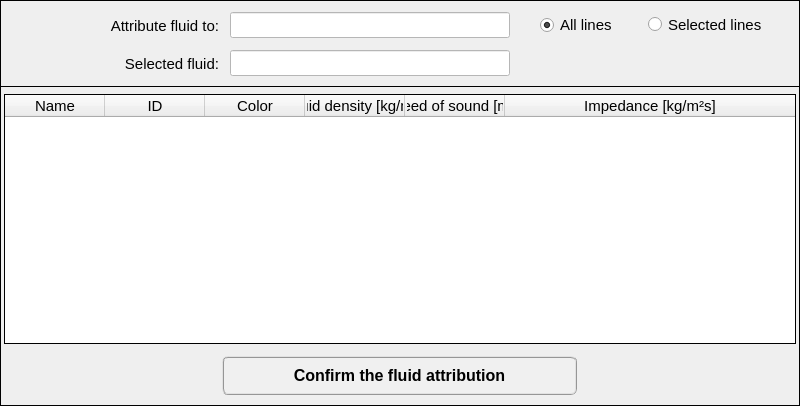
  <widget class="QFrame" name="frame_2">
   <property name="geometry">
    <rect>
     <x>0</x>
     <y>396</y>
     <width>800</width>
     <height>406</height>
    </rect>
   </property>
   <property name="minimumSize">
    <size>
     <width>800</width>
     <height>406</height>
    </size>
   </property>
   <property name="maximumSize">
    <size>
     <width>800</width>
     <height>406</height>
    </size>
   </property>
   <property name="frameShape">
    <enum>QFrame::Box</enum>
   </property>
   <property name="frameShadow">
    <enum>QFrame::Plain</enum>
   </property>
   <property name="lineWidth">
    <number>1</number>
   </property>
   <widget class="QTreeWidget" name="treeWidget_fluids">
    <property name="enabled">
     <bool>true</bool>
    </property>
    <property name="geometry">
     <rect>
      <x>4</x>
      <y>94</y>
      <width>792</width>
      <height>250</height>
     </rect>
    </property>
    <property name="minimumSize">
     <size>
      <width>792</width>
      <height>250</height>
     </size>
    </property>
    <property name="maximumSize">
     <size>
      <width>792</width>
      <height>250</height>
     </size>
    </property>
    <property name="font">
     <font>
      <family>MS Shell Dlg 2</family>
      <pointsize>10</pointsize>
      <weight>50</weight>
      <bold>false</bold>
     </font>
    </property>
    <property name="frameShape">
     <enum>QFrame::Panel</enum>
    </property>
    <property name="frameShadow">
     <enum>QFrame::Plain</enum>
    </property>
    <property name="lineWidth">
     <number>1</number>
    </property>
    <property name="midLineWidth">
     <number>0</number>
    </property>
    <property name="tabKeyNavigation">
     <bool>true</bool>
    </property>
    <property name="alternatingRowColors">
     <bool>true</bool>
    </property>
    <property name="indentation">
     <number>0</number>
    </property>
    <property name="itemsExpandable">
     <bool>true</bool>
    </property>
    <attribute name="headerVisible">
     <bool>true</bool>
    </attribute>
    <attribute name="headerCascadingSectionResizes">
     <bool>false</bool>
    </attribute>
    <attribute name="headerHighlightSections">
     <bool>false</bool>
    </attribute>
    <attribute name="headerShowSortIndicator" stdset="0">
     <bool>false</bool>
    </attribute>
    <column>
     <property name="text">
      <string>Name</string>
     </property>
     <property name="font">
      <font>
       <family>MS Shell Dlg 2</family>
       <pointsize>11</pointsize>
       <weight>50</weight>
       <bold>false</bold>
      </font>
     </property>
     <property name="textAlignment">
      <set>AlignCenter</set>
     </property>
     <property name="background">
      <color>
       <red>255</red>
       <green>255</green>
       <blue>255</blue>
      </color>
     </property>
     <property name="foreground">
      <brush brushstyle="SolidPattern">
       <color alpha="255">
        <red>0</red>
        <green>0</green>
        <blue>0</blue>
       </color>
      </brush>
     </property>
    </column>
    <column>
     <property name="text">
      <string>ID</string>
     </property>
     <property name="font">
      <font>
       <family>MS Shell Dlg 2</family>
       <pointsize>11</pointsize>
       <weight>50</weight>
       <bold>false</bold>
      </font>
     </property>
     <property name="textAlignment">
      <set>AlignCenter</set>
     </property>
     <property name="foreground">
      <brush brushstyle="SolidPattern">
       <color alpha="255">
        <red>0</red>
        <green>0</green>
        <blue>0</blue>
       </color>
      </brush>
     </property>
    </column>
    <column>
     <property name="text">
      <string>Color</string>
     </property>
     <property name="font">
      <font>
       <family>MS Shell Dlg 2</family>
       <pointsize>11</pointsize>
       <weight>50</weight>
       <bold>false</bold>
      </font>
     </property>
     <property name="textAlignment">
      <set>AlignCenter</set>
     </property>
     <property name="foreground">
      <brush brushstyle="SolidPattern">
       <color alpha="255">
        <red>0</red>
        <green>0</green>
        <blue>0</blue>
       </color>
      </brush>
     </property>
    </column>
    <column>
     <property name="text">
      <string>Fluid density [kg/m³]</string>
     </property>
     <property name="font">
      <font>
       <family>MS Shell Dlg 2</family>
       <pointsize>11</pointsize>
       <weight>50</weight>
       <bold>false</bold>
      </font>
     </property>
     <property name="textAlignment">
      <set>AlignCenter</set>
     </property>
     <property name="foreground">
      <brush brushstyle="SolidPattern">
       <color alpha="255">
        <red>0</red>
        <green>0</green>
        <blue>0</blue>
       </color>
      </brush>
     </property>
    </column>
    <column>
     <property name="text">
      <string>Speed of sound [m/s]</string>
     </property>
     <property name="font">
      <font>
       <family>MS Shell Dlg 2</family>
       <pointsize>11</pointsize>
       <weight>50</weight>
       <bold>false</bold>
      </font>
     </property>
     <property name="textAlignment">
      <set>AlignCenter</set>
     </property>
     <property name="foreground">
      <brush brushstyle="SolidPattern">
       <color alpha="255">
        <red>0</red>
        <green>0</green>
        <blue>0</blue>
       </color>
      </brush>
     </property>
    </column>
    <column>
     <property name="text">
      <string>Impedance [kg/m²s]</string>
     </property>
     <property name="font">
      <font>
       <family>MS Shell Dlg 2</family>
       <pointsize>11</pointsize>
       <weight>50</weight>
       <bold>false</bold>
      </font>
     </property>
     <property name="textAlignment">
      <set>AlignCenter</set>
     </property>
     <property name="foreground">
      <brush brushstyle="SolidPattern">
       <color alpha="255">
        <red>0</red>
        <green>0</green>
        <blue>0</blue>
       </color>
      </brush>
     </property>
    </column>
   </widget>
   <widget class="QPushButton" name="pushButton_confirm">
    <property name="geometry">
     <rect>
      <x>222</x>
      <y>356</y>
      <width>355</width>
      <height>39</height>
     </rect>
    </property>
    <property name="font">
     <font>
      <family>MS Shell Dlg 2</family>
      <pointsize>12</pointsize>
      <weight>75</weight>
      <italic>false</italic>
      <bold>true</bold>
     </font>
    </property>
    <property name="autoFillBackground">
     <bool>false</bool>
    </property>
    <property name="styleSheet">
     <string notr="true">QPushButton{border-radius: 6px; border-color: rgb(150, 150, 150); border-style: ridge; border-width: 2px; color: rgb(0, 0, 0); background-color: rgb(240, 240, 240); font: 75 bold 12pt &quot;MS Shell Dlg 2&quot;}
QPushButton:hover{border-radius: 6px; border-color: rgb(0, 170, 255); border-style: ridge; border-width: 2px; color: rgb(0, 0, 0); background-color: rgba(174, 213, 255, 100); font: 75 bold 12pt &quot;MS Shell Dlg 2&quot;}
QPushButton:pressed{border-radius: 6px; border-color: rgb(0, 170, 255); border-style: ridge; border-width: 3px; color: rgb(0, 0, 0); background-color: rgb(174, 213, 255); font: 75 bold 12pt &quot;MS Shell Dlg 2&quot;}</string>
    </property>
    <property name="text">
     <string>Confirm the fluid attribution</string>
    </property>
    <property name="shortcut">
     <string>Shift+C</string>
    </property>
    <property name="default">
     <bool>false</bool>
    </property>
   </widget>
   <widget class="QFrame" name="frame">
    <property name="geometry">
     <rect>
      <x>0</x>
      <y>0</y>
      <width>800</width>
      <height>87</height>
     </rect>
    </property>
    <property name="minimumSize">
     <size>
      <width>800</width>
      <height>87</height>
     </size>
    </property>
    <property name="maximumSize">
     <size>
      <width>800</width>
      <height>87</height>
     </size>
    </property>
    <property name="frameShape">
     <enum>QFrame::Box</enum>
    </property>
    <property name="frameShadow">
     <enum>QFrame::Plain</enum>
    </property>
    <property name="lineWidth">
     <number>1</number>
    </property>
    <widget class="QRadioButton" name="radioButton_selected_lines">
     <property name="geometry">
      <rect>
       <x>648</x>
       <y>12</y>
       <width>135</width>
       <height>25</height>
      </rect>
     </property>
     <property name="minimumSize">
      <size>
       <width>135</width>
       <height>25</height>
      </size>
     </property>
     <property name="maximumSize">
      <size>
       <width>135</width>
       <height>25</height>
      </size>
     </property>
     <property name="font">
      <font>
       <family>Arial</family>
       <pointsize>11</pointsize>
       <weight>50</weight>
       <italic>false</italic>
       <bold>false</bold>
       <stylestrategy>PreferAntialias</stylestrategy>
      </font>
     </property>
     <property name="text">
      <string>Selected lines</string>
     </property>
     <property name="checked">
      <bool>false</bool>
     </property>
    </widget>
    <widget class="QRadioButton" name="radioButton_all">
     <property name="geometry">
      <rect>
       <x>540</x>
       <y>12</y>
       <width>95</width>
       <height>26</height>
      </rect>
     </property>
     <property name="font">
      <font>
       <family>Arial</family>
       <pointsize>11</pointsize>
       <weight>50</weight>
       <italic>false</italic>
       <bold>false</bold>
       <stylestrategy>PreferAntialias</stylestrategy>
      </font>
     </property>
     <property name="text">
      <string>All lines</string>
     </property>
     <property name="checked">
      <bool>true</bool>
     </property>
    </widget>
    <widget class="QLabel" name="label">
     <property name="geometry">
      <rect>
       <x>22</x>
       <y>12</y>
       <width>197</width>
       <height>28</height>
      </rect>
     </property>
     <property name="font">
      <font>
       <family>MS Shell Dlg 2</family>
       <pointsize>11</pointsize>
       <weight>50</weight>
       <bold>false</bold>
      </font>
     </property>
     <property name="text">
      <string>&lt;html&gt;&lt;head/&gt;&lt;body&gt;&lt;p align=&quot;right&quot;&gt;Attribute fluid to:&lt;/p&gt;&lt;/body&gt;&lt;/html&gt;</string>
     </property>
     <property name="textFormat">
      <enum>Qt::AutoText</enum>
     </property>
     <property name="alignment">
      <set>Qt::AlignRight|Qt::AlignTrailing|Qt::AlignVCenter</set>
     </property>
    </widget>
    <widget class="QLineEdit" name="lineEdit_selected_ID">
     <property name="enabled">
      <bool>false</bool>
     </property>
     <property name="geometry">
      <rect>
       <x>230</x>
       <y>12</y>
       <width>280</width>
       <height>26</height>
      </rect>
     </property>
     <property name="minimumSize">
      <size>
       <width>280</width>
       <height>26</height>
      </size>
     </property>
     <property name="maximumSize">
      <size>
       <width>280</width>
       <height>26</height>
      </size>
     </property>
     <property name="font">
      <font>
       <family>Arial</family>
       <pointsize>11</pointsize>
       <weight>75</weight>
       <italic>true</italic>
       <bold>true</bold>
      </font>
     </property>
     <property name="focusPolicy">
      <enum>Qt::ClickFocus</enum>
     </property>
     <property name="styleSheet">
      <string notr="true">background-color: rgb(255, 255, 255);
color: rgb(0, 0, 255);</string>
     </property>
     <property name="text">
      <string/>
     </property>
     <property name="alignment">
      <set>Qt::AlignCenter</set>
     </property>
    </widget>
    <widget class="QLineEdit" name="lineEdit_selected_fluid_name">
     <property name="enabled">
      <bool>false</bool>
     </property>
     <property name="geometry">
      <rect>
       <x>230</x>
       <y>50</y>
       <width>280</width>
       <height>26</height>
      </rect>
     </property>
     <property name="minimumSize">
      <size>
       <width>280</width>
       <height>26</height>
      </size>
     </property>
     <property name="maximumSize">
      <size>
       <width>280</width>
       <height>26</height>
      </size>
     </property>
     <property name="font">
      <font>
       <family>Arial</family>
       <pointsize>11</pointsize>
       <weight>75</weight>
       <italic>true</italic>
       <bold>true</bold>
      </font>
     </property>
     <property name="focusPolicy">
      <enum>Qt::ClickFocus</enum>
     </property>
     <property name="styleSheet">
      <string notr="true">background-color: rgb(255, 255, 255);
color: rgb(0, 0, 255);</string>
     </property>
     <property name="text">
      <string/>
     </property>
     <property name="alignment">
      <set>Qt::AlignCenter</set>
     </property>
    </widget>
    <widget class="QLabel" name="label_3">
     <property name="geometry">
      <rect>
       <x>22</x>
       <y>50</y>
       <width>197</width>
       <height>28</height>
      </rect>
     </property>
     <property name="font">
      <font>
       <family>MS Shell Dlg 2</family>
       <pointsize>11</pointsize>
       <weight>50</weight>
       <bold>false</bold>
      </font>
     </property>
     <property name="text">
      <string>&lt;html&gt;&lt;head/&gt;&lt;body&gt;&lt;p align=&quot;right&quot;&gt;Selected fluid:&lt;/p&gt;&lt;/body&gt;&lt;/html&gt;</string>
     </property>
     <property name="textFormat">
      <enum>Qt::AutoText</enum>
     </property>
     <property name="alignment">
      <set>Qt::AlignRight|Qt::AlignTrailing|Qt::AlignVCenter</set>
     </property>
    </widget>
   </widget>
  </widget>
